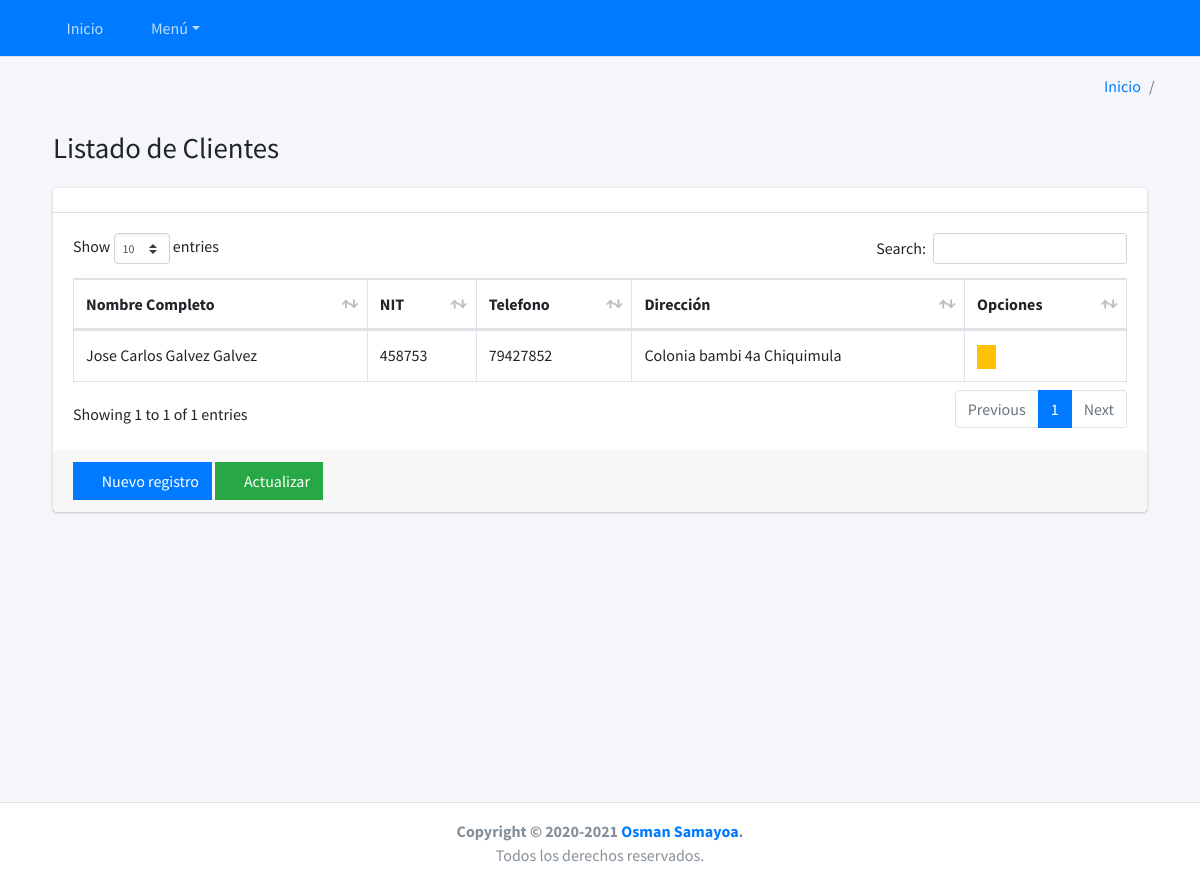
The page /ordenes/lista-cliente/ on the database its author committed.
### ordenes/models.py (models this page shows, shortened)
class Cliente(BaseModel):
    nombres = models.CharField('Nombres cliente', max_length=200)
    apellidos = models.CharField('Apellidos cliente', max_length=200)
    nit = models.CharField('NIT', max_length=20)
    tel = models.CharField('telefono', max_length=10)
    direccion = models.CharField('Dirección', max_length=250)
    class Meta:
        verbose_name = 'Cliente'
        verbose_name_plural = 'Clientes'
        db_table = 'cliente'

### ordenes/views.py (the view)
# urls.py: path('lista-cliente/', ClienteList.as_view(), name='lista_cliente'),
class ClienteList(ListView):
    model =  Cliente
    template_name = 'ordenes/list_cliente.html'
    def get_queryset(self):
        return self.model.objects.all()
    def get_context_data(self , *args , **kwargs):
        context = super().get_context_data(*args, **kwargs)
        context ['title'] = 'Listado de Clientes'
        context['list_url'] = reverse_lazy('ordenes:lista_cliente')
        context['new_url'] = reverse_lazy('ordenes:new_cliente')
        context['url_home'] = reverse_lazy('bases:home')
        return context

### ordenes/templates/ordenes/list_cliente.html
{% extends 'base/list.html' %}
{% block columns %}
  <tr>
    <th scope="col" >Nombre Completo</th>
    <th scope="col" >NIT</th>
    <th scope="col" >Telefono</th>
    <th scope="col" >Dirección</th>
    <th class="all">Opciones</th>
  </tr>
{% endblock %}
{% block rows %}
{% for m in cliente_list  %}
  <tr>
    <td>{{m.nombres}} {{m.apellidos}}</td>
    <td>{{m.nit}}</td>
    <td>{{m.tel}}</td>
    <td>{{m.direccion}}</td>
    <td>
      <a href="{% url 'ordenes:update_cliente' m.pk %}" class="btn btn-warning btn-xs btn-flat">
        <i class="fas fa-edit"></i></a>
    </td>
  </tr>
{% endfor %}
{% endblock %}

### rows shown on the page
Cliente: nombres "Jose Carlos", apellidos "Galvez Galvez", nit "458753", tel "79427852", direccion "Colonia bambi 4a Chiquimula"

### other values the page prints
{{ title }} "Listado de Clientes"
